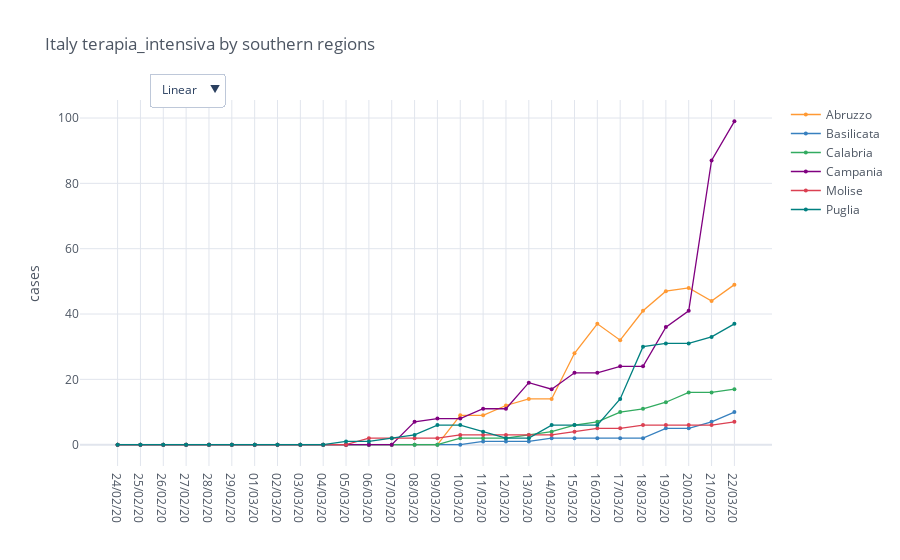

Notebook cell for this chart:
### Code cell
regions = io.italy_load_regions(io.italy_southern_regions)
total_cases = io.italy_regions_filter_by_category(regions, category)

mpl.iplot_comparative_plot(total_cases, title='Italy ' + category + ' by southern regions')

### Figure 1 — Plotly figure (JSON) as saved in the notebook; plotly's stock layout.template omitted (floating-point values rounded to 4 significant figures)
{"data": [{"line": {"color": "rgba(255, 153, 51, 1.0)", "dash": "solid", "shape": "linear", "width": 1.3}, "marker": {"size": 4, "symbol": "circle"}, "mode": "lines+markers", "name": "Abruzzo", "text": "", "type": "scatter", "x": ["24/02/20", "25/02/20", "26/02/20", "27/02/20", "28/02/20", "29/02/20", "01/03/20", "02/03/20", "03/03/20", "04/03/20", "05/03/20", "06/03/20", "07/03/20", "08/03/20", "09/03/20", "10/03/20", "11/03/20", "12/03/20", "13/03/20", "14/03/20", "15/03/20", "16/03/20", "17/03/20", "18/03/20", "19/03/20", "20/03/20", "21/03/20", "22/03/20"], "y": [0, 0, 0, 0, 0, 0, 0, 0, 0, 0, 0, 0, 0, 0, 0, 9, 9, 12, 14, 14, 28, 37, 32, 41, 47, 48, 44, 49]}, {"line": {"color": "rgba(55, 128, 191, 1.0)", "dash": "solid", "shape": "linear", "width": 1.3}, "marker": {"size": 4, "symbol": "circle"}, "mode": "lines+markers", "name": "Basilicata", "text": "", "type": "scatter", "x": ["24/02/20", "25/02/20", "26/02/20", "27/02/20", "28/02/20", "29/02/20", "01/03/20", "02/03/20", "03/03/20", "04/03/20", "05/03/20", "06/03/20", "07/03/20", "08/03/20", "09/03/20", "10/03/20", "11/03/20", "12/03/20", "13/03/20", "14/03/20", "15/03/20", "16/03/20", "17/03/20", "18/03/20", "19/03/20", "20/03/20", "21/03/20", "22/03/20"], "y": [0, 0, 0, 0, 0, 0, 0, 0, 0, 0, 0, 0, 0, 0, 0, 0, 1, 1, 1, 2, 2, 2, 2, 2, 5, 5, 7, 10]}, {"line": {"color": "rgba(50, 171, 96, 1.0)", "dash": "solid", "shape": "linear", "width": 1.3}, "marker": {"size": 4, "symbol": "circle"}, "mode": "lines+markers", "name": "Calabria", "text": "", "type": "scatter", "x": ["24/02/20", "25/02/20", "26/02/20", "27/02/20", "28/02/20", "29/02/20", "01/03/20", "02/03/20", "03/03/20", "04/03/20", "05/03/20", "06/03/20", "07/03/20", "08/03/20", "09/03/20", "10/03/20", "11/03/20", "12/03/20", "13/03/20", "14/03/20", "15/03/20", "16/03/20", "17/03/20", "18/03/20", "19/03/20", "20/03/20", "21/03/20", "22/03/20"], "y": [0, 0, 0, 0, 0, 0, 0, 0, 0, 0, 0, 0, 0, 0, 0, 2, 2, 2, 3, 4, 6, 7, 10, 11, 13, 16, 16, 17]}, {"line": {"color": "rgba(128, 0, 128, 1.0)", "dash": "solid", "shape": "linear", "width": 1.3}, "marker": {"size": 4, "symbol": "circle"}, "mode": "lines+markers", "name": "Campania", "text": "", "type": "scatter", "x": ["24/02/20", "25/02/20", "26/02/20", "27/02/20", "28/02/20", "29/02/20", "01/03/20", "02/03/20", "03/03/20", "04/03/20", "05/03/20", "06/03/20", "07/03/20", "08/03/20", "09/03/20", "10/03/20", "11/03/20", "12/03/20", "13/03/20", "14/03/20", "15/03/20", "16/03/20", "17/03/20", "18/03/20", "19/03/20", "20/03/20", "21/03/20", "22/03/20"], "y": [0, 0, 0, 0, 0, 0, 0, 0, 0, 0, 0, 0, 0, 7, 8, 8, 11, 11, 19, 17, 22, 22, 24, 24, 36, 41, 87, 99]}, {"line": {"color": "rgba(219, 64, 82, 1.0)", "dash": "solid", "shape": "linear", "width": 1.3}, "marker": {"size": 4, "symbol": "circle"}, "mode": "lines+markers", "name": "Molise", "text": "", "type": "scatter", "x": ["24/02/20", "25/02/20", "26/02/20", "27/02/20", "28/02/20", "29/02/20", "01/03/20", "02/03/20", "03/03/20", "04/03/20", "05/03/20", "06/03/20", "07/03/20", "08/03/20", "09/03/20", "10/03/20", "11/03/20", "12/03/20", "13/03/20", "14/03/20", "15/03/20", "16/03/20", "17/03/20", "18/03/20", "19/03/20", "20/03/20", "21/03/20", "22/03/20"], "y": [0, 0, 0, 0, 0, 0, 0, 0, 0, 0, 0, 2, 2, 2, 2, 3, 3, 3, 3, 3, 4, 5, 5, 6, 6, 6, 6, 7]}, {"line": {"color": "rgba(0, 128, 128, 1.0)", "dash": "solid", "shape": "linear", "width": 1.3}, "marker": {"size": 4, "symbol": "circle"}, "mode": "lines+markers", "name": "Puglia", "text": "", "type": "scatter", "x": ["24/02/20", "25/02/20", "26/02/20", "27/02/20", "28/02/20", "29/02/20", "01/03/20", "02/03/20", "03/03/20", "04/03/20", "05/03/20", "06/03/20", "07/03/20", "08/03/20", "09/03/20", "10/03/20", "11/03/20", "12/03/20", "13/03/20", "14/03/20", "15/03/20", "16/03/20", "17/03/20", "18/03/20", "19/03/20", "20/03/20", "21/03/20", "22/03/20"], "y": [0, 0, 0, 0, 0, 0, 0, 0, 0, 0, 1, 1, 2, 3, 6, 6, 4, 2, 2, 6, 6, 6, 14, 30, 31, 31, 33, 37]}], "layout": {"legend": {"bgcolor": "#FFFFFF", "font": {"color": "#4D5663"}}, "paper_bgcolor": "#FFFFFF", "plot_bgcolor": "#FFFFFF", "title": {"font": {"color": "#4D5663"}, "text": "Italy terapia_intensiva by southern regions"}, "updatemenus": [{"buttons": [{"args": [{"yaxis.type": "linear"}], "label": "Linear", "method": "relayout"}, {"args": [{"yaxis.type": "log"}], "label": "Log", "method": "relayout"}], "direction": "down", "pad": {"r": 10, "t": 10}, "showactive": true, "x": 0.1, "xanchor": "left", "y": 1.1, "yanchor": "top"}], "xaxis": {"gridcolor": "#E1E5ED", "showgrid": true, "tickfont": {"color": "#4D5663"}, "title": {"font": {"color": "#4D5663"}, "text": ""}, "zerolinecolor": "#E1E5ED"}, "yaxis": {"gridcolor": "#E1E5ED", "showgrid": true, "tickfont": {"color": "#4D5663"}, "title": {"font": {"color": "#4D5663"}, "text": "cases"}, "zerolinecolor": "#E1E5ED"}}}
